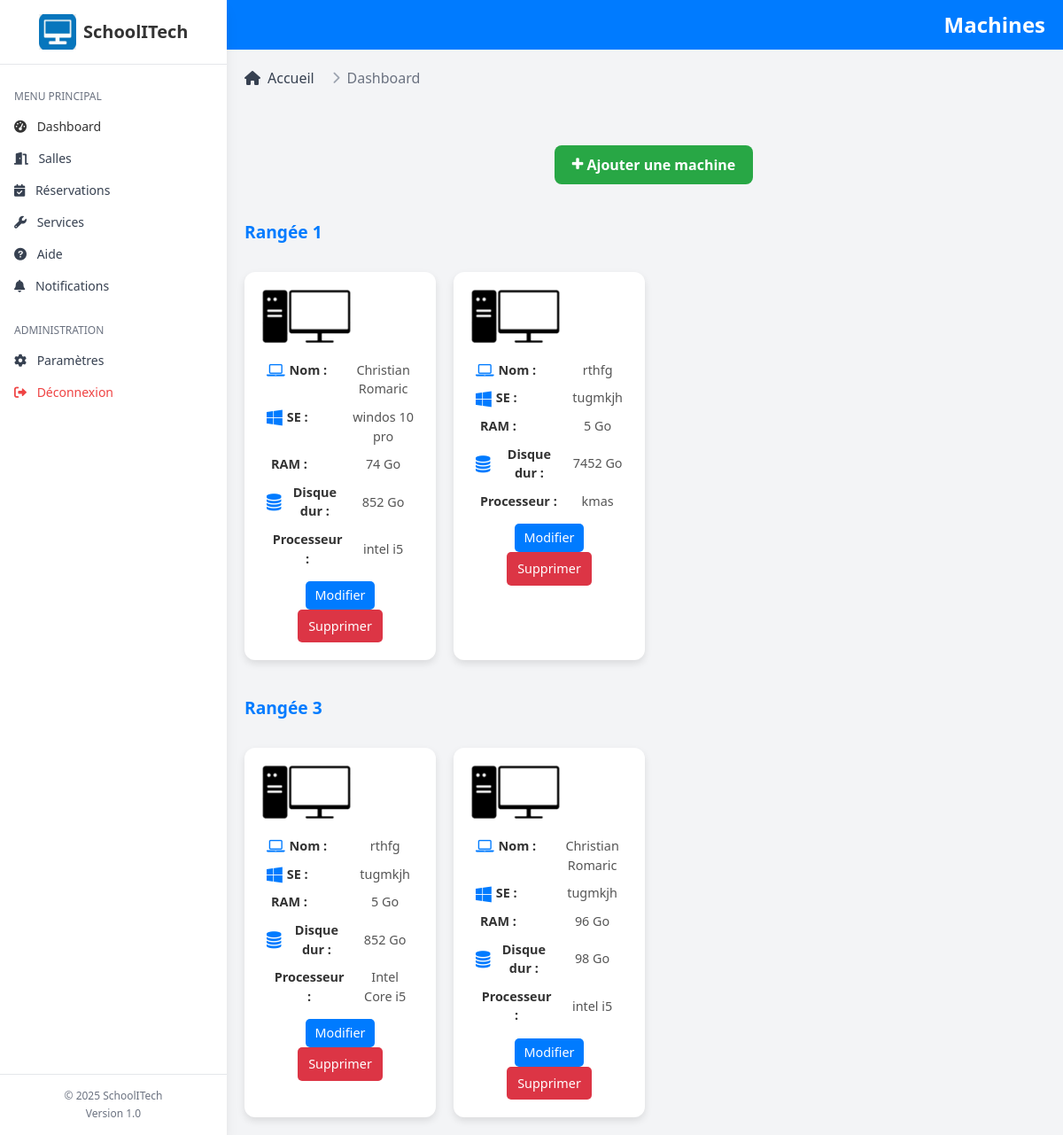
The app's page /php/list_machine.php?id_salle=1 (signed in) with its own data.
### tables this page shows
CREATE TABLE `ordinateurs` (
  `id_ordinateur` int(11) NOT NULL,
  `id_salle` int(11) NOT NULL,
  `nom_ordi` varchar(255) NOT NULL,
  `Systeme_E` varchar(255) NOT NULL,
  `proces` varchar(255) NOT NULL,
  `Disque` int(11) NOT NULL,
  `ranger` int(11) NOT NULL DEFAULT 1,
  `ram` int(11) NOT NULL,
  `date_maint` date DEFAULT curdate()
);

### php/list_machine.php (the view, shortened to what this page needs)
<?php
include '../Asset/traitement/login.php';
if (isset($_SESSION['id_users'])) { ?>
    <!DOCTYPE html>
    <html lang="en">
    <head>
        <link rel="stylesheet" href="https://cdnjs.cloudflare.com/ajax/libs/font-awesome/6.0.0-beta3/css/all.min.css">    <link rel="stylesheet" href="https://cdnjs.cloudflare.com/ajax/libs/font-awesome/6.0.0-beta3/css/all.min.css">
        <link rel="stylesheet" href="https://cdn.jsdelivr.net/npm/tailwindcss@2.2.19/dist/tailwind.min.css">
        <link rel="stylesheet" href="../Outils Html/icomoon/style.css">
    </head>
    <body  class="bg-gray-100 font-sans">
    <?php
    include '../Asset/traitement/sidebar.php';
    ?>
        <div class="main-content">
            <div class="h" >
                <div class="text">Machines</div>
            </div>
            <div class="list_mach">
            <div class="mb-6">
            <nav class="flex" aria-label="Breadcrumb">
                <ol class="inline-flex items-center space-x-1 md:space-x-3">
                    <li class="inline-flex items-center">
                        <a href="dashboard.php" class="text-gray-700 hover:text-primary">
                            <i class="fas fa-home mr-2"></i>Accueil
                        </a>
                    </li>
                    <li aria-current="page">
                        <div class="flex items-center">
                            <i class="fas fa-chevron-right text-gray-400 mx-2 text-sm"></i>
                            <span class="text-gray-500">Dashboard</span>
                        </div>
                    </li>
                </ol>
            </nav>
        </div>
            <div class="boop">
                <a href="#addsalle" class="right" id="openModal"><span class="icon-plus"></span> Ajouter une machine</a>
            </div>
                <?php
                if (isset($_GET['id_salle'])) {
                    $id_sl = $_GET['id_salle'];
                }
                $sqlmach = "SELECT * FROM ordinateurs WHERE id_salle = '$id_sl' ORDER BY ranger, id_ordinateur";
                $reqmach = mysqli_query($conn, $sqlmach);
                $currentRow = 0;
                while ($rowmach = mysqli_fetch_assoc($reqmach)) {
                    if ($currentRow != $rowmach['ranger']) {
                        if ($currentRow != 0) {
                            echo '</div>';
                        }
                        $currentRow = $rowmach['ranger'];
                        echo '<div class="row">';
                        echo '<p class="row-title">Rangée ' . $currentRow . '</p>';
                    }
                    echo '
                    <div class="mach">
                        <img src="../Images/logo Pc.png" alt="Machine">
                        <table>
                            <tr>
                                <td><span class="icon-laptop"></span> Nom :</td>
                                <td>' . htmlspecialchars($rowmach['nom_ordi']) . '</td>
                            </tr>
                            <tr>
                                <td><span class="icon-windows"></span> SE :</td>
                                <td>' . htmlspecialchars($rowmach['Systeme_E']) . '</td>
                            </tr>
                            <tr>
                                <td><span class="icon-memory"></span> RAM :</td>
                                <td>' . htmlspecialchars($rowmach['ram']) . ' Go</td>
                            </tr>
                            <tr>
                                <td><span class="icon-database"></span> Disque dur :</td>
                                <td>' . htmlspecialchars($rowmach['Disque']) . ' Go</td>
                            </tr>
                            <tr>
                                <td><span class="icon-cpu"></span> Processeur :</td>
                                <td>' . htmlspecialchars($rowmach['proces']) . '</td>
                            </tr>
                        </table>
                        <div class="actions">
                            <a href="edit_machine.php?id=' . $rowmach['id_ordinateur'] . '&idsalle=' . $rowmach['id_salle'] . '" class="btn btn-edit">Modifier</a>
                            <button type="button" class="btn btn-delete" onclick="openDeleteModal(' . $rowmach['id_ordinateur'] . ',' . $rowmach['id_salle'] . ')">Supprimer</button>
                        </div>
                    </div>';
                }
                if ($currentRow != 0) {
                    echo '</div>';
                }
                ?>
            </div>
        </div>
    </body>
    </html>
<?php } else {
    header("Location: login.php");
} ?>

### Asset/traitement/sidebar.php (shortened to what this page needs)
<?php
require_once 'config.php';
if (isset($_SESSION['id_users'])) {
    $stmt ="SELECT status FROM users WHERE id_users = $_SESSION[id_users]";
    $stmt2=mysqli_query($conn,$stmt);
    $userRole =mysqli_fetch_assoc($stmt2);
} else {
    $userRole = null;
}
?>
<div id="sidebar" class="bg-white w-64 fixed h-full shadow-lg z-20 transition-transform duration-300 ease-in-out -translate-x-full md:translate-x-0">
        <div class="p-4 border-b border-gray-200">
            <div class="flex items-center justify-center">
                <img src="../Images/IA.PNG" alt="Logo" class="h-10 mr-2">
                <span class="text-xl font-semibold text-primary">SchoolITech</span>
            </div>
        </div>
        <nav class="mt-5">
            <div class="px-4 py-2 text-xs text-gray-500 uppercase">Menu principal</div>
            <?php if ($userRole['status'] === 'admin'):  ?>
                <a href="home.php" class="block px-4 py-2 text-sm text-gray hover:bg-gray-100 transition-colors">
                    <i class="fas fa-tachometer-alt mr-2"></i> Dashboard
                </a>
                <a href="maintenance.php" class="block px-4 py-2 text-sm text-gray-700 hover:bg-gray-100 transition-colors">
                    <i class="fas fa-door-open mr-2"></i> Salles
                </a>
            <?php endif; ?>
            <a href="reservation.php" class="block px-4 py-2 text-sm text-gray-700 hover:bg-gray-100 transition-colors">
                <i class="fas fa-calendar-check mr-2"></i> Réservations
            </a>
            <a href="service.php" class="block px-4 py-2 text-sm text-gray-700 hover:bg-gray-100 transition-colors">
                <i class="fas fa-wrench mr-2"></i> Services
            </a>
            <a href="help.php" class="block px-4 py-2 text-sm text-gray-700 hover:bg-gray-100 transition-colors">
                <i class="fas fa-circle-question mr-2"></i> Aide
            </a>
            <a href="notification.php" class="block px-4 py-2 text-sm text-gray-700 hover:bg-gray-100 transition-colors">
                <i class="fas fa-bell mr-2"></i> Notifications
            </a>
            <div class="px-4 py-2 mt-4 text-xs text-gray-500 uppercase">Administration</div>
            <a href="users.php" class="block px-4 py-2 text-sm text-gray-700 hover:bg-gray-100 transition-colors">
                <i class="fas fa-cog mr-2"></i> Paramètres
            </a>
            <a href="logout.php" class="block px-4 py-2 text-sm text-red-500 hover:bg-red-50 transition-colors">
                <i class="fas fa-sign-out-alt mr-2"></i> Déconnexion
            </a>
        </nav>
        <div class="absolute bottom-0 w-full border-t border-gray-200 p-4">
            <div class="text-center text-xs text-gray-500">
                &copy; <?php echo date('Y'); ?> SchoolITech
                <div class="mt-1">Version 1.0</div>
            </div>
        </div>
    </div>

### Outils Html/icomoon/style.css (style rules this page uses)
[class^="icon-"], [class*=" icon-"] { font-family: 'icomoon'; speak: none; font-style: normal; font-weight: normal; font-variant: normal; text-transform: none; line-height: 1; -webkit-font-smoothing: antialiased; -moz-osx-font-smoothing: grayscale; }
.icon-plus:before { content: "\f067"; }
.icon-laptop:before { content: "\f109"; }
.icon-windows:before { content: "\f17a"; }
.icon-database:before { content: "\f1c0"; }

### php/list_machine.php (style rules this page uses)
body { font-family: Arial, sans-serif; margin: 0; padding: 0; background-color: #f4f6f9; color: #333; }
.h { display: flex; align-items: center; justify-content: space-between; padding: 10px 20px; background-color: #007bff; color: #fff; }
.h .text { font-size: 1.5rem; font-weight: bold; }
.list_mach { display: flex; flex-direction: column; gap: 20px; padding: 20px 0px 0px 250px; }
.row { display: grid; grid-template-columns: repeat(4, 1fr); gap: 20px; margin-bottom: 20px; }
.row-title { grid-column: span 4; font-size: 1.2rem; font-weight: bold; color: #007bff; margin-bottom: 10px; text-align: left; }
.mach { background: #fff; border-radius: 12px; box-shadow: 0 4px 8px rgba(0, 0, 0, 0.1); padding: 20px; text-align: center; transition: transform 0.3s, box-shadow 0.3s; }
.mach img { max-width: 100px; margin-bottom: 15px; }
.mach table { width: 100%; border-collapse: collapse; margin-top: 10px; }
.mach table td { padding: 5px; font-size: 0.9rem; color: #555; }
.mach table td:first-child { font-weight: bold; color: #333; display: flex; align-items: center; gap: 5px; }
.mach table td:first-child span { font-size: 1.2rem; color: #007bff; }
.actions { margin-top: 10px; }
.actions .btn { display: inline-block; padding: 5px 10px; border-radius: 5px; text-decoration: none; color: #fff; font-size: 0.9rem; }
.actions .btn-edit { background-color: #007bff; }
.actions .btn-delete { background-color: #dc3545; color: #fff; border: none; padding: 8px 12px; border-radius: 5px; font-size: 0.9rem; cursor: pointer; transition: background-color 0.3s, transform 0.2s; }
.boop { text-align: center; margin: 20px 0; }
.boop .right { display: inline-block; padding: 10px 20px; background: #28a745; color: #fff; text-decoration: none; border-radius: 8px; font-size: 1rem; font-weight: bold; transition: background 0.3s, transform 0.3s; }
.main-content { margin-left: 26px; }

### records on screen
ordinateurs: ranger "1", nom_ordi "Christian Romaric", Systeme_E "windos 10 pro", ram "74", Disque "852", proces "intel i5"
ordinateurs: nom_ordi "rthfg", Systeme_E "tugmkjh", ram "5", Disque "7452", proces "kmas"
ordinateurs: ranger "3", nom_ordi "rthfg", Systeme_E "tugmkjh", ram "5", Disque "852", proces "Intel Core i5"
ordinateurs: nom_ordi "Christian Romaric", Systeme_E "tugmkjh", ram "96", Disque "98", proces "intel i5"
